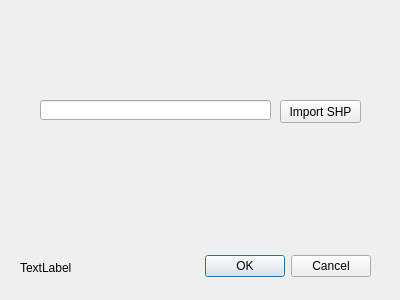
<?xml version="1.0" encoding="UTF-8"?>
<ui version="4.0">
 <class>CsvCreatorDialogBase</class>
 <widget class="QDialog" name="CsvCreatorDialogBase">
  <property name="geometry">
   <rect>
    <x>0</x>
    <y>0</y>
    <width>400</width>
    <height>300</height>
   </rect>
  </property>
  <property name="windowTitle">
   <string>Csv Creator</string>
  </property>
  <widget class="QDialogButtonBox" name="button_box">
   <property name="geometry">
    <rect>
     <x>30</x>
     <y>250</y>
     <width>341</width>
     <height>32</height>
    </rect>
   </property>
   <property name="orientation">
    <enum>Qt::Horizontal</enum>
   </property>
   <property name="standardButtons">
    <set>QDialogButtonBox::Cancel|QDialogButtonBox::Ok</set>
   </property>
  </widget>
  <widget class="QLineEdit" name="lineEdit_shp">
   <property name="geometry">
    <rect>
     <x>40</x>
     <y>100</y>
     <width>231</width>
     <height>20</height>
    </rect>
   </property>
  </widget>
  <widget class="QPushButton" name="pushButton_shp">
   <property name="geometry">
    <rect>
     <x>280</x>
     <y>100</y>
     <width>81</width>
     <height>23</height>
    </rect>
   </property>
   <property name="text">
    <string>Import SHP</string>
   </property>
  </widget>
  <widget class="QLabel" name="label_count">
   <property name="geometry">
    <rect>
     <x>20</x>
     <y>260</y>
     <width>161</width>
     <height>16</height>
    </rect>
   </property>
   <property name="text">
    <string>TextLabel</string>
   </property>
  </widget>
 </widget>
 <resources/>
 <connections>
  <connection>
   <sender>button_box</sender>
   <signal>accepted()</signal>
   <receiver>CsvCreatorDialogBase</receiver>
   <slot>accept()</slot>
   <hints>
    <hint type="sourcelabel">
     <x>20</x>
     <y>20</y>
    </hint>
    <hint type="destinationlabel">
     <x>20</x>
     <y>20</y>
    </hint>
   </hints>
  </connection>
  <connection>
   <sender>button_box</sender>
   <signal>rejected()</signal>
   <receiver>CsvCreatorDialogBase</receiver>
   <slot>reject()</slot>
   <hints>
    <hint type="sourcelabel">
     <x>20</x>
     <y>20</y>
    </hint>
    <hint type="destinationlabel">
     <x>20</x>
     <y>20</y>
    </hint>
   </hints>
  </connection>
 </connections>
</ui>
